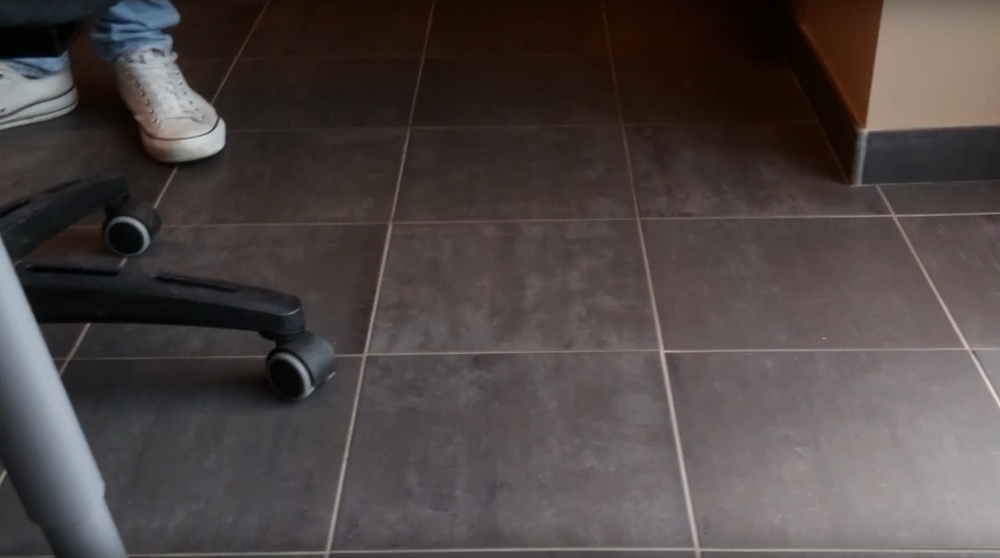
#> input picture vloer.png, 1000 x 558 px, shrunk from 1680 x 937 before the run
$ python test3.py
#> lines starting #> are read from the running program, lines starting #| are printed output that depends on the picture; after the words box and inside, x2 and y2 are one past the last pixel; in counts of white or black regions, pixels touching at a corner belong together
import cv2
import numpy as np

img = cv2.imread('vloer.png')
#> img is the input picture: shape (558, 1000, 3); mean B, G, R 68.2, 69.1, 77.4
gray = cv2.cvtColor(img,cv2.COLOR_BGR2GRAY)

for i in range(0, 100, 10):
    for j in range(0, 100, 10):
        edges = cv2.Canny(gray,i,j,apertureSize = 3)
        font = cv2.FONT_HERSHEY_SIMPLEX
        cv2.putText(edges, str(i) + ", " + str(j) ,(10,500), font, 4,(255,0,0),2,cv2.LINE_AA)
        cv2.imshow('edges',edges)
        cv2.waitKey(0)
#> this loop made 10 passes
#> pass 1, `cv2.imshow('edges',edges)`:
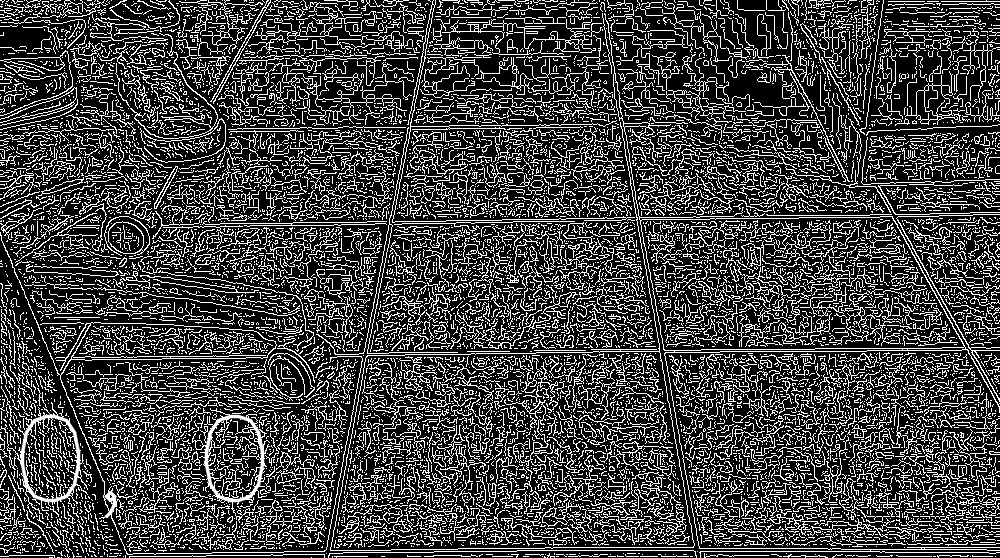
#> window 'edges': shape (558, 1000); min 0, max 255, mean 65.3
#> pass 1, `cv2.imshow('edges',edges)`:
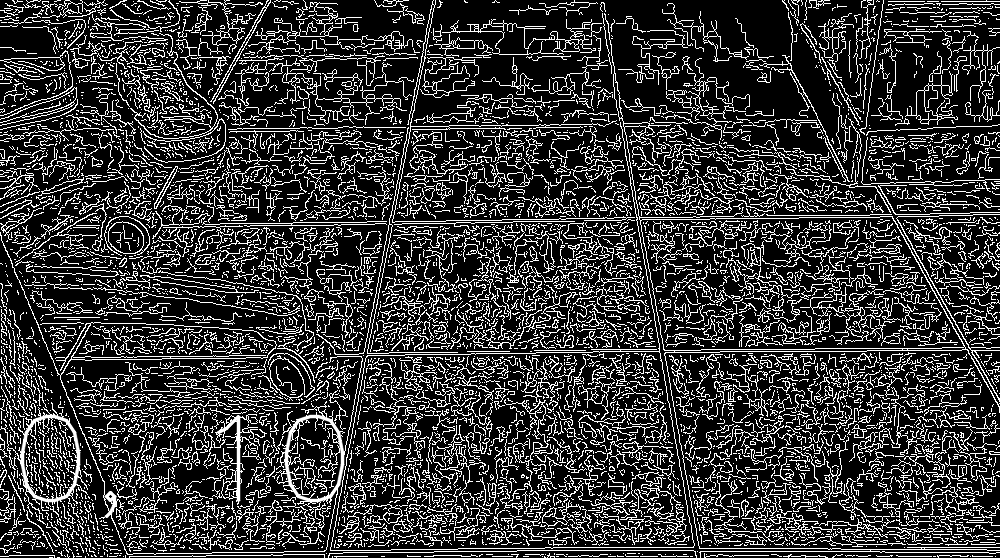
#> window 'edges': shape (558, 1000); min 0, max 255, mean 55
#> pass 1, `cv2.imshow('edges',edges)`:
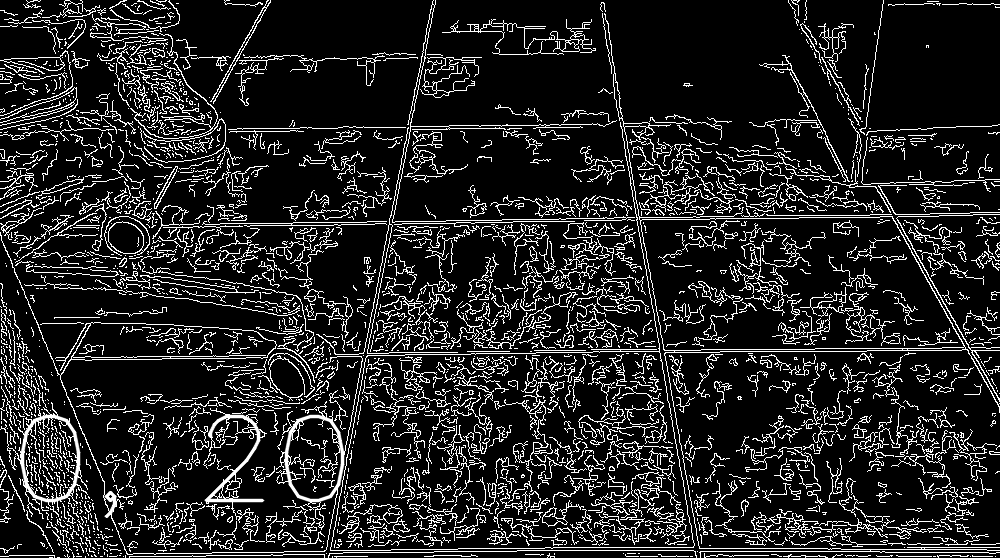
#> window 'edges': shape (558, 1000); min 0, max 255, mean 35.7
#> pass 1, `cv2.imshow('edges',edges)`:
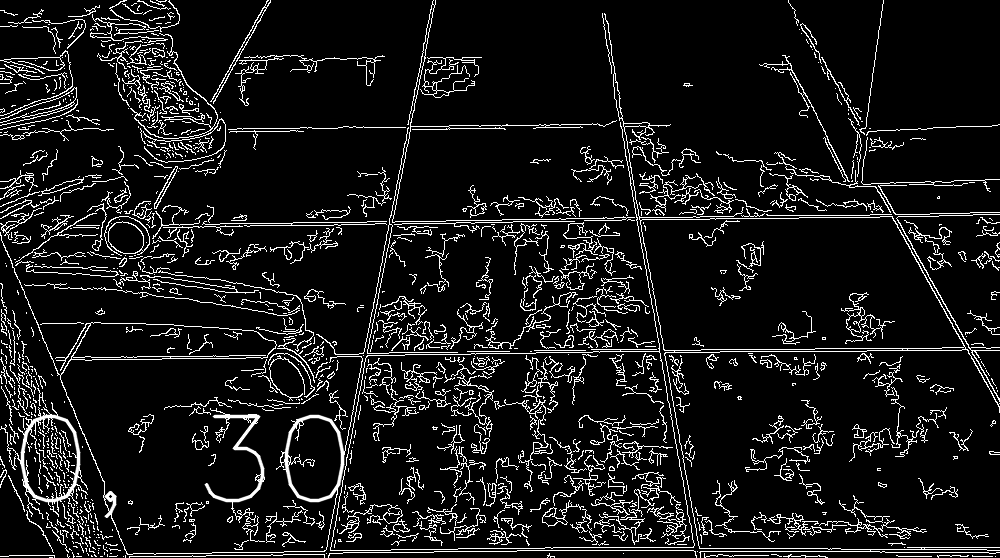
#> window 'edges': shape (558, 1000); min 0, max 255, mean 24.1
#> after the loop:
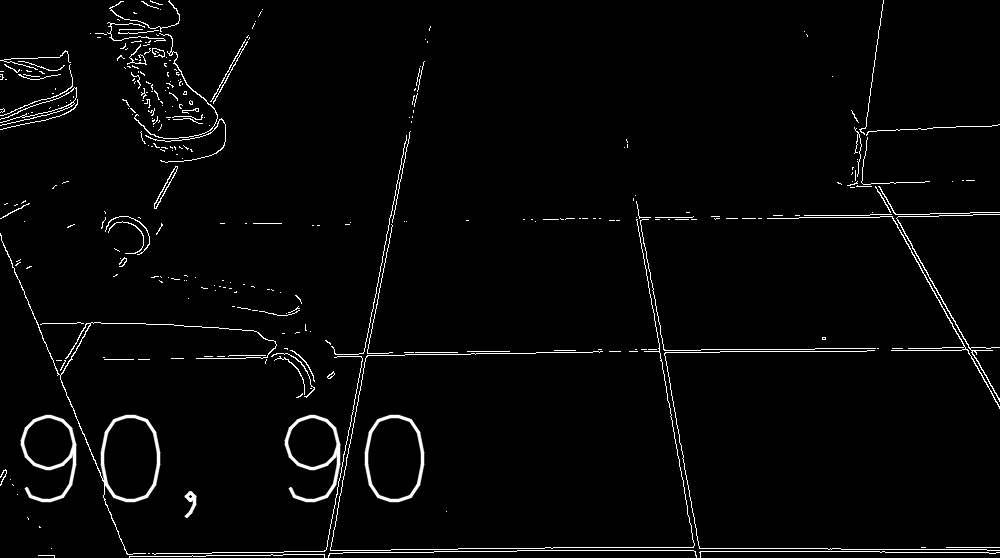
#> edges: shape (558, 1000); min 0, max 255, mean 6.6

minLineLength = 30
maxLineGap = 10
lines = cv2.HoughLinesP(edges,1,np.pi/180,15,minLineLength,maxLineGap)
#> lines = 201 rows, first 6: [495, 353, 535, 353], [156, 553, 197, 553], [553, 547, 693, 547], [370, 321, 372, 309], [104, 359, 133, 359], [284, 551, 324, 551]
for x in range(0, len(lines)):
    for x1,y1,x2,y2 in lines[x]:
        cv2.line(img,(x1,y1),(x2,y2),(0,255,0),2)
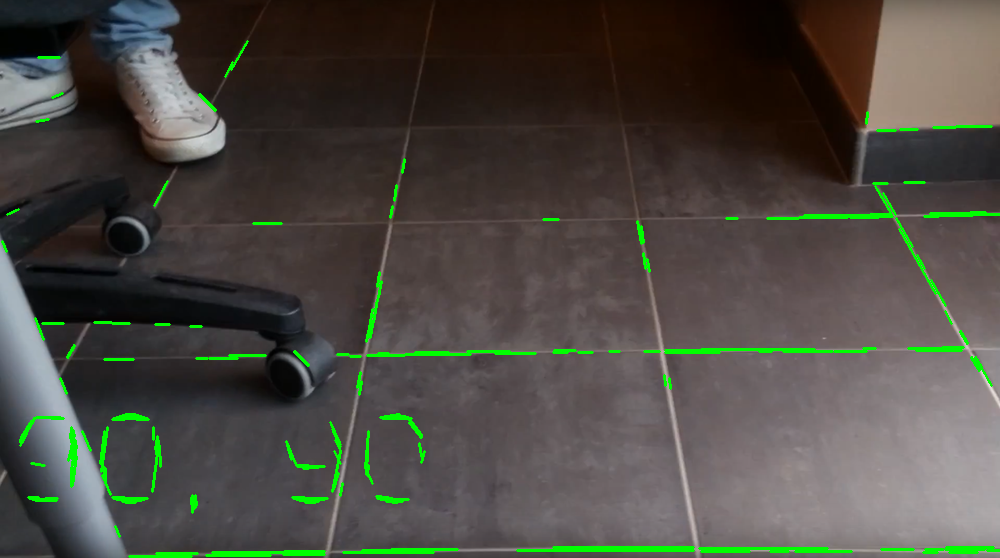
#> img: shape (558, 1000, 3); 2.48% of pixels changed, all inside (x1, y1, x2, y2) = (1, 40, 1000, 558)

#cv2.imshow('hough',img)
#cv2.waitKey(0)
